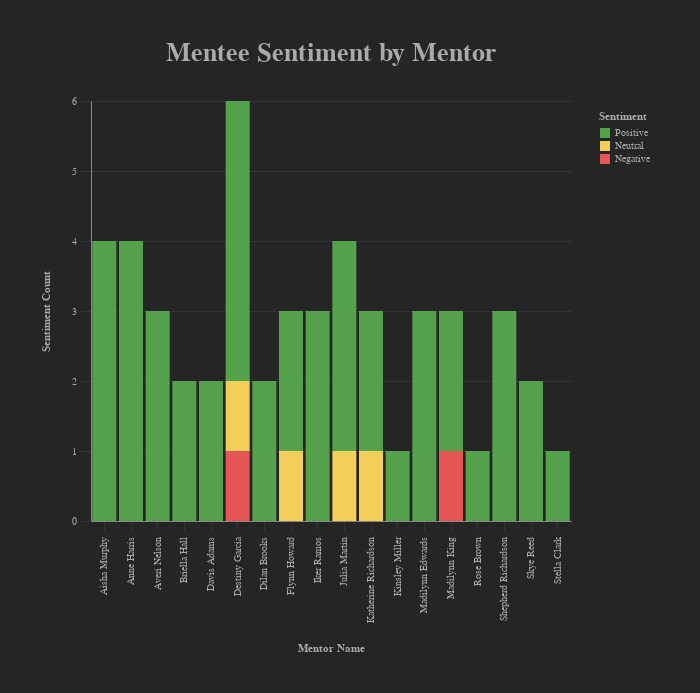

This figure's notebook cell:
### Code cell
sentiment_graph(feedback)

### Figure 1 — Vega-Lite specification as saved in the notebook (floating-point values rounded to 4 significant figures)
{"config": {"view": {"continuousWidth": 400, "continuousHeight": 300, "stroke": "#252525"}, "axis": {"titlePadding": 20, "titleColor": "#AAAAAA", "labelPadding": 5, "labelColor": "#AAAAAA", "gridColor": "#333333", "tickColor": "#333333", "tickSize": 10}, "legend": {"titleColor": "#AAAAAA", "labelColor": "#AAAAAA", "padding": 10}, "title": {"color": "#AAAAAA", "fontSize": 26, "offset": 30}}, "data": {"name": "data-5dd970146b0b186fc86035309102ed67"}, "mark": "bar", "background": "#252525", "encoding": {"color": {"field": "sentiment", "scale": {"domain": ["Positive", "Neutral", "Negative"], "range": ["#54a24b", "#f2cf5b", "#e45756"]}, "title": "Sentiment", "type": "nominal"}, "tooltip": [{"field": "ticket_id", "type": "nominal"}, {"field": "mentee_id", "type": "nominal"}, {"field": "mentor_id", "type": "nominal"}, {"field": "feedback", "type": "nominal"}, {"field": "sentiment", "type": "nominal"}, {"field": "mentor", "type": "nominal"}], "x": {"field": "mentor", "title": "Mentor Name", "type": "nominal"}, "y": {"aggregate": "count", "axis": {"tickMinStep": 1}, "title": "Sentiment Count", "type": "quantitative"}}, "height": 420, "padding": 40, "title": "Mentee Sentiment by Mentor", "width": 480, "$schema": "https://vega.github.io/schema/vega-lite/v4.17.0.json", "datasets": {"data-5dd970146b0b186fc86035309102ed67": [{"ticket_id": "5zH33634G20frjtw", "mentee_id": "2I3F8AnM3A0604Te", "mentor_id": "5Jy4q5r4D33c7Q1m", "feedback": "good introduction!!!", "sentiment": "Positive", "mentor": "Madilynn Edwards"}, {"ticket_id": "N004aW223Mz5G5kJ", "mentee_id": "SXt75FP07B4182dX", "mentor_id": "Vy07lKB3315F6V4X", "feedback": "This is a great introduction to 3D printing. It covers the basics of different 3D printing technologies, from desktop to industrial hardware. It shows the resources and services available to utilise 3D printing effectively. It provides interviews with entrepreneurs and others in industry which are using this technology.", "sentiment": "Positive", "mentor": "Shepherd Richardson"}, {"ticket_id": "717gXBKJS23S678i", "mentee_id": "i4cQ68W40kNh3y12", "mentor_id": "0p8445Whz5bZ8T7E", "feedback": "Great course. A must for every individual who has some idea about it and even if you don't, Aric and his team will guide you throughout this wonderful technique.", "sentiment": "Positive", "mentor": "Madilynn King"}, {"ticket_id": "5rh6D5ieo435n62e", "mentee_id": "oVR212X40qQuF732", "mentor_id": "1TUz144A1PLt73K3", "feedback": "Thank you for this course, very good course.", "sentiment": "Positive", "mentor": "Destiny Garcia"}, {"ticket_id": "02k4KJ2j1yO026Xg", "mentee_id": "42dM2mi4p18mN7V6", "mentor_id": "1s7Mz5b53C13v8Ej", "feedback": "Excellent course and it has opened my eyes to the wide array of Excel Power tools and their ability to provide simple, yet powerful visual dashboards for executive decision-making. Thank you for the opportunity to participate in the course.", "sentiment": "Positive", "mentor": "Averi Nelson"}, {"ticket_id": "5hZ8fW8378C6gBU1", "mentee_id": "1kL61g8aFR0b4x64", "mentor_id": "1TUz144A1PLt73K3", "feedback": "If you don't speak Chinese it's a terrible course...The lectures are recorded from lectures at university and the rhythm is very slow and not very well explained (at least the first week). The transcriptions into English are incomplete, so understand this course is very very complicated.I do not recommend it at all.", "sentiment": "Negative", "mentor": "Destiny Garcia"}, {"ticket_id": "8phd5x0f5l6Rn022", "mentee_id": "08T605Phpa114aZi", "mentor_id": "4KIa3aebb57Q6665", "feedback": "Week 4 was the best and the more appropiate for the specialization.", "sentiment": "Positive", "mentor": "Flynn Howard"}, {"ticket_id": "a06S73T8s45tLc5W", "mentee_id": "k5R8g38dl8462CCi", "mentor_id": "XQKW03QX1E2026d4", "feedback": "Thanks.", "sentiment": "Positive", "mentor": "Anne Harris"}, {"ticket_id": "V72ehD7168w7w5vm", "mentee_id": "d62iJ61XEHW4t568", "mentor_id": "1s7Mz5b53C13v8Ej", "feedback": "to easy. enjoy everyone! also children to old papa anyone.thanks for Erin Barra", "sentiment": "Positive", "mentor": "Averi Nelson"}, {"ticket_id": "6sAUU5o47H14eT23", "mentee_id": "4hWYoB8017v28u7h", "mentor_id": "1TUz144A1PLt73K3", "feedback": "Great course, I just wanted it to be more thorough :) But for beginners like me, it really helped a lot! Thank you!", "sentiment": "Positive", "mentor": "Destiny Garcia"}, {"ticket_id": "5J0C52QVVq3u013Q", "mentee_id": "s7d61n2n48qY2h4s", "mentor_id": "XQKW03QX1E2026d4", "feedback": "I have learned so much about using Ableton Live in this course. It really gives you the basic of the program and then some which is really great, especially when you want to use this program for producing and or recording. I highly recommend it to anyone interested in Ableton and Berklee Online.", "sentiment": "Positive", "mentor": "Anne Harris"}, {"ticket_id": "Q2zJ5Hdn62M8422G", "mentee_id": "s7d61n2n48qY2h4s", "mentor_id": "4KIa3aebb57Q6665", "feedback": "great course with great dissection videos. course materials are very interesting. I understood the anatomy of the abdomen which medical school couldn't teach me.", "sentiment": "Positive", "mentor": "Flynn Howard"}, {"ticket_id": "4fRk1vB58sd663H7", "mentee_id": "f285idQn632al72E", "mentor_id": "5Jy4q5r4D33c7Q1m", "feedback": "Very informative course. Prof. Bushee is hilarious,, really like his teaching technique", "sentiment": "Positive", "mentor": "Madilynn Edwards"}, {"ticket_id": "4K11ZnKk1c83MQ84", "mentee_id": "z1178nVe3A13E2js", "mentor_id": "15V8P5mR66Om7oO5", "feedback": "Extremely useful, powerful and course", "sentiment": "Positive", "mentor": "Julia Martin"}, {"ticket_id": "6i15307XBL6Mu5vH", "mentee_id": "7Ckt8R15v6323UEq", "mentor_id": "XQKW03QX1E2026d4", "feedback": "Have got a great insight towards 3D Printing.", "sentiment": "Positive", "mentor": "Anne Harris"}, {"ticket_id": "i04z0KUO6aX2560A", "mentee_id": "506Z2p1U10gdMho1", "mentor_id": "D1l0xBns1A611r50", "feedback": "Outstanding, clear, well-explained, not overwhelming. Dissections really aid to have a more realistic understanding. Good supplemental materials cover the material with great focus, and if more details are needed it is easy to get those elsewhere. Great effort by U. Leiden!", "sentiment": "Positive", "mentor": "Aisha Murphy"}, {"ticket_id": "Si8bMI6254q6q2V3", "mentee_id": "7G4F01On44C8A5QK", "mentor_id": "0p8445Whz5bZ8T7E", "feedback": "While I enjoyed this course and the topics covered, I don't feel like the course content matched what the course description stated it was supposed to. I enrolled in the Business Analytics Specialization course with a focus on analyzing a business from the inside, not outside. Of the 4 weeks of the course, I'd say that only week 4 was valid from an internal perspective but it was kept very high level. I'd say this course could be good for a specialization in business market analysis, but not as advertised.I also found the cartoon classroom questions to be very annoying, almost as bad as fingernails on a blackboard.", "sentiment": "Negative", "mentor": "Madilynn King"}, {"ticket_id": "5m453Ull13W02Wfp", "mentee_id": "p14KWo8Z2uTT6710", "mentor_id": "U71Z0apg7gQD2034", "feedback": "It's a very good course.", "sentiment": "Positive", "mentor": "Iker Ramos"}, {"ticket_id": "104Bzd3G3bt185ei", "mentee_id": "X3nbQ4zvh00u8586", "mentor_id": "3125u0I5S7kJzsG1", "feedback": "One of the excellent courses at Coursera for information technology bosses and managers.", "sentiment": "Positive", "mentor": "Davis Adams"}, {"ticket_id": "738K2D247FgTf1WB", "mentee_id": "v5yr731NB642TN7u", "mentor_id": "eL4ICQo0sW102085", "feedback": "I am very glad to see courses like this one on Coursera. The course itself is well structured and contains a lot of useful information and that is exactly what I needed in one place.My only complaint is the price of the course - I think it is a bit expensive especially for this first part of the specialisation - it is an introductory two week course with a lot of advertising...£40..common..are you serious?? A lot of people will buy personal 3D printers or kits after the course, some of them will make a decision to buy a 3D printer for a company they work for (as myself), Fusion 360 subscriptions etc. These companies should sponsor such courses to make them more affordable - it is their interest.I made several courses on Coursera already (Mechanical and Electrical Engineering), they were 5 to 8 weeks and comprised a lot of quite hard work from mentors and students and were only £32 for certificate.I like the idea of this specialisation but I decided not to pay for the certificate because of its price. Although I am very happy to have access to the courses and I thank you for you effort!", "sentiment": "Positive", "mentor": "Briella Hall"}, {"ticket_id": "4znW3Q08Yh0Y27Z0", "mentee_id": "848QoDJrF643z7F4", "mentor_id": "LM1e5rvd8c357L88", "feedback": "Great intro! The videos were fantastic and instructors very engaging.", "sentiment": "Positive", "mentor": "Rose Brown"}, {"ticket_id": "us087i4OXiG252v2", "mentee_id": "mJg40jd5HG4g4257", "mentor_id": "0040IcL6w72TXkG5", "feedback": "Excelent! Lots of information and really interesting interviews. Plus Aric Rindfleisch is extremely clear in the lectures. Congratulations.", "sentiment": "Positive", "mentor": "Kinsley Miller"}, {"ticket_id": "TTVy2O46vK01128F", "mentee_id": "BFhp30s5b74070di", "mentor_id": "cV8R656eST8Ln165", "feedback": "Eye and mind opening course.", "sentiment": "Neutral", "mentor": "Katherine Richardson"}, {"ticket_id": "3b813Q28SdI5u0Ig", "mentee_id": "07sx43KQw642sTk6", "mentor_id": "1TUz144A1PLt73K3", "feedback": "Finally i am able to complete this course. This course was little tougher than the other 3 courses due to some complicated accounting spreadsheet calculations. But i finally i am able to make it. Good Luck to rest of the folks.", "sentiment": "Positive", "mentor": "Destiny Garcia"}, {"ticket_id": "oJ7RWU1285sc5o23", "mentee_id": "pGHXZ7757V3G218G", "mentor_id": "eL4ICQo0sW102085", "feedback": "Excellent! the best way to learn!", "sentiment": "Positive", "mentor": "Briella Hall"}, {"ticket_id": "6yjo0eNr5O8021s4", "mentee_id": "d5ot3643rZ0WGY81", "mentor_id": "2ZWBG22732e3A2JQ", "feedback": "Great introduction to Accounting Analytics. Unexpected lecturing dialogues. Could have more analytics or additional or optional problem sets to explore more deeply.", "sentiment": "Positive", "mentor": "Skye Reed"}, {"ticket_id": "JS0A80v7o37I4Z8h", "mentee_id": "M3550A5Zh4c4E7Mo", "mentor_id": "XQKW03QX1E2026d4", "feedback": "Very interesting course, well designed, using animated fun-makers to shoot out questions that you will probably do it yourself.Course content easy to understand. Very suited for non-accounting major analyst who wants to get some background in accounting analysis..", "sentiment": "Positive", "mentor": "Anne Harris"}, {"ticket_id": "b202PK6fA84pRG15", "mentee_id": "5s4g50s785PwAEK8", "mentor_id": "D1l0xBns1A611r50", "feedback": "The male Professors seem to speak Chinese half the time, therefore not being able to understand the material for students who aren't fluent in Chinese. I prefer the female Professor from Advanced Neurobiology I who presented the material in English, and in an engaging and coherent way.", "sentiment": "Positive", "mentor": "Aisha Murphy"}, {"ticket_id": "360L7Y8lmN4t86tW", "mentee_id": "SXt75FP07B4182dX", "mentor_id": "D1l0xBns1A611r50", "feedback": "Great course and very informative.", "sentiment": "Positive", "mentor": "Aisha Murphy"}, {"ticket_id": "j575ac527aeg6QN1", "mentee_id": "f285idQn632al72E", "mentor_id": "31770zli7N8Jenf1", "feedback": "Great piece of work, I especially liked a few 'lifehacks' for the CIO", "sentiment": "Positive", "mentor": "Dilan Brooks"}, {"ticket_id": "ZH55iB436803usHx", "mentee_id": "M3550A5Zh4c4E7Mo", "mentor_id": "15V8P5mR66Om7oO5", "feedback": "A lot of speaking without any sense. Skip it at all cost", "sentiment": "Neutral", "mentor": "Julia Martin"}, {"ticket_id": "nBWJV4063V1j27W6", "mentee_id": "M871b34xL8hg5V8c", "mentor_id": "Vy07lKB3315F6V4X", "feedback": "Excellent overview of the ways in which 3D printing is in use and how it may be used in the future.", "sentiment": "Positive", "mentor": "Shepherd Richardson"}, {"ticket_id": "G265n3z0AJ78Yyw2", "mentee_id": "223H4d1mYq7L6P8i", "mentor_id": "D1l0xBns1A611r50", "feedback": "One of the best introduction to Ableton Live. This course is sharp, to the point and makes you sketch out a small track every week - a great way to get involved with the DAW.", "sentiment": "Positive", "mentor": "Aisha Murphy"}, {"ticket_id": "5rU25766MUmBKG51", "mentee_id": "07sx43KQw642sTk6", "mentor_id": "U71Z0apg7gQD2034", "feedback": "This is a good course for an CIO in a non technical company.", "sentiment": "Positive", "mentor": "Iker Ramos"}, {"ticket_id": "R1Z4cG6D6685OAA0", "mentee_id": "A3yFd7IR07m4U880", "mentor_id": "15V8P5mR66Om7oO5", "feedback": "This is a great introduction to 3d printing and the maker movement. Things I thought I knew were corrected and resources I never knew about were introduced. Very worthwhile", "sentiment": "Positive", "mentor": "Julia Martin"}, {"ticket_id": "47b6875yqtCsF36g", "mentee_id": "0a5kelj755yR643c", "mentor_id": "3125u0I5S7kJzsG1", "feedback": "This course doesn't contain any new information. It does not teach you but just excitedly shows commonly known facts.There are better ways to invest your time.", "sentiment": "Positive", "mentor": "Davis Adams"}, {"ticket_id": "Ng4N7110Z0cW2J2Z", "mentee_id": "F00DVP3uC10712KJ", "mentor_id": "0p8445Whz5bZ8T7E", "feedback": "GREAT!! thanks a lot :) :)", "sentiment": "Positive", "mentor": "Madilynn King"}, {"ticket_id": "C8u0Lo46y57JH6b0", "mentee_id": "d5ot3643rZ0WGY81", "mentor_id": "cV8R656eST8Ln165", "feedback": "Excellent course and it has opened my eyes to the wide array of Excel Power tools and their ability to provide simple, yet powerful visual dashboards for executive decision-making. Thank you for the opportunity to participate in the course.", "sentiment": "Positive", "mentor": "Katherine Richardson"}, {"ticket_id": "a3U168rY6XB4oY20", "mentee_id": "Ry1FXf8Y5871df33", "mentor_id": "15V8P5mR66Om7oO5", "feedback": "Great introduction to Ableton 9 for a newcomers. You'll learn basics, but those that are enough to start create music.", "sentiment": "Positive", "mentor": "Julia Martin"}, {"ticket_id": "15z352kL61dyiHg1", "mentee_id": "M3550A5Zh4c4E7Mo", "mentor_id": "31770zli7N8Jenf1", "feedback": "Very informative an approachable course. I really like the way Aric presents the information. I am excited to complete the rest of the Specialization.", "sentiment": "Positive", "mentor": "Dilan Brooks"}, {"ticket_id": "86DgC180Nx1LeH54", "mentee_id": "g0p8j6g05Ej3ij74", "mentor_id": "1TUz144A1PLt73K3", "feedback": "Very complete and extensive.The weeks actually take weeks to complete!", "sentiment": "Neutral", "mentor": "Destiny Garcia"}, {"ticket_id": "54B4630WqaPh3U4T", "mentee_id": "D32N4ej56150RolX", "mentor_id": "Vy07lKB3315F6V4X", "feedback": "Very informative and interactive. I like the style of Professor Bushee's classroom teaching", "sentiment": "Positive", "mentor": "Shepherd Richardson"}, {"ticket_id": "6teU6ko71CQ2322x", "mentee_id": "E4W3o2At08Gx4g42", "mentor_id": "A7gaE151GQ4r3W42", "feedback": "week 1 and 2 were kind of boring, but maybe necessary; weeks 3 and 4 were more interesting from a business point of view (i'm not so much interested in accounting as in business decisions).the virtual class of professor Bushee was quite funny :)", "sentiment": "Positive", "mentor": "Stella Clark"}, {"ticket_id": "25c3Qo02Py14yEt4", "mentee_id": "261i2DFo2A52t4Xz", "mentor_id": "1TUz144A1PLt73K3", "feedback": "cool", "sentiment": "Positive", "mentor": "Destiny Garcia"}, {"ticket_id": "63d2jXd334O4N4uF", "mentee_id": "SXt75FP07B4182dX", "mentor_id": "1s7Mz5b53C13v8Ej", "feedback": "This course is very interesting, enlightening and a wonderful introduction especially for learners with no prior experience with 3D printing.", "sentiment": "Positive", "mentor": "Averi Nelson"}, {"ticket_id": "ls2oN76Z4ywB0882", "mentee_id": "k648i8gG27R06hPZ", "mentor_id": "4KIa3aebb57Q6665", "feedback": "The course itself is good. Nevertheless, it says that it doesn't require any previous experience... But there is actually experience required on financial statements and concepts.", "sentiment": "Neutral", "mentor": "Flynn Howard"}, {"ticket_id": "Y6060Uu0N24bgG4r", "mentee_id": "04hC7Hn6tsI5712k", "mentor_id": "2ZWBG22732e3A2JQ", "feedback": "This is a great introduction to 3D printing. It covers the basics of different 3D printing technologies, from desktop to industrial hardware. It shows the resources and services available to utilise 3D printing effectively. It provides interviews with entrepreneurs and others in industry which are using this technology.", "sentiment": "Positive", "mentor": "Skye Reed"}, {"ticket_id": "V56Z0O6g5ew8RW14", "mentee_id": "k1x0t12RZ8qe502v", "mentor_id": "5Jy4q5r4D33c7Q1m", "feedback": "Excellent course you should make more courses like this", "sentiment": "Positive", "mentor": "Madilynn Edwards"}, {"ticket_id": "Em8J44F6wK4E8i86", "mentee_id": "IFJ37IO7Z07O7k32", "mentor_id": "U71Z0apg7gQD2034", "feedback": "Great course!", "sentiment": "Positive", "mentor": "Iker Ramos"}, {"ticket_id": "a6pKL578zhw8l766", "mentee_id": "k648i8gG27R06hPZ", "mentor_id": "cV8R656eST8Ln165", "feedback": "It gave me a good understanding of the software capabilities.", "sentiment": "Positive", "mentor": "Katherine Richardson"}]}}
